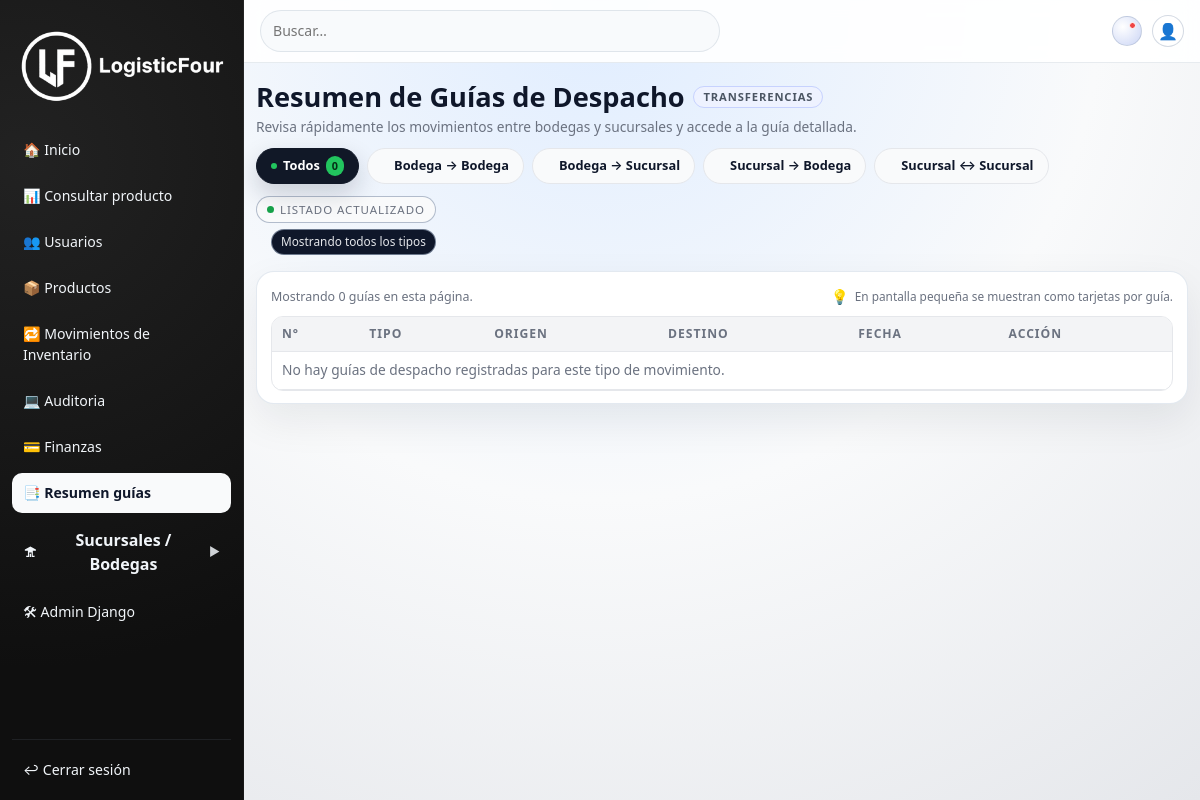
/guias/resumen/ (signed in), run on an earlier commit of the app's database.
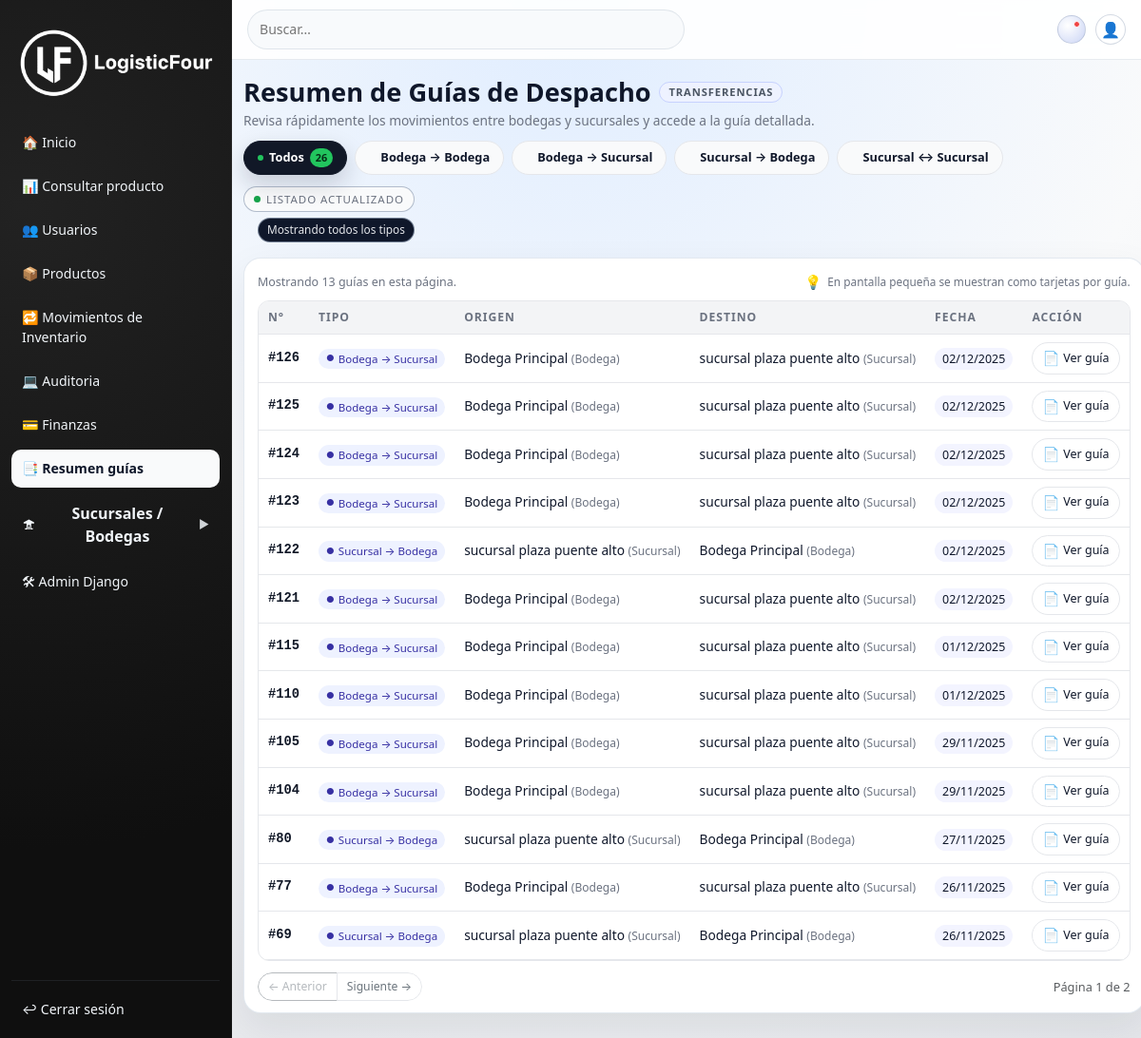
And on a later commit of the database.
### core/models.py (models this page shows, shortened)
class MarcaTiempo(models.Model):
    creado_en = models.DateTimeField(auto_now_add=True)
    actualizado_en = models.DateTimeField(auto_now=True)
    class Meta:
        abstract = True

class Transferencia(MarcaTiempo):
    TIPO_CHOICES = [
        ("BOD_BOD", "Bodega → Bodega"),
        ("BOD_SUC", "Bodega → Sucursal"),
        ("SUC_BOD", "Sucursal → Bodega"),
        ("SUC_SUC", "Sucursal ↔ Sucursal"),
    ]
    tipo_movimiento = models.CharField(
        max_length=20,
        choices=TIPO_CHOICES,
        default="BOD_BOD",
    )
    bodega_origen = models.ForeignKey(
        Bodega,
        on_delete=models.CASCADE,
        related_name="transferencias_origen",
        null=True,
        blank=True,
    )
    bodega_destino = models.ForeignKey(
        Bodega,
        on_delete=models.CASCADE,
        related_name="transferencias_destino",
        null=True,
        blank=True,
    )
    sucursal_origen = models.ForeignKey(
        Sucursal,
        on_delete=models.CASCADE,
        related_name="transferencias_sucursal_origen",
        null=True,
        blank=True,
    )
    sucursal_destino = models.ForeignKey(
        Sucursal,
        on_delete=models.CASCADE,
        related_name="transferencias_sucursal_destino",
        null=True,
        blank=True,
    )
    numero_guia = models.CharField(max_length=20, null=True, blank=True)
    fecha_emision = models.DateField(null=True, blank=True)
    estado = models.CharField(max_length=30, default="DRAFT")
    creado_por = models.ForeignKey(
        User,
        on_delete=models.SET_NULL,
        null=True,
        blank=True,
    )
    class Meta:
        db_table = "transferencias"

class Bodega(MarcaTiempo):
    codigo = models.CharField(max_length=30)
    nombre = models.CharField(max_length=150)
    direccion = models.CharField(blank=True, max_length=255)
    descripcion = models.TextField(blank=True)
    activo = models.BooleanField(default=True)
    productos = models.ManyToManyField(Producto, blank=True, related_name="bodegas")
    class Meta:
        db_table = "bodegas"

class Sucursal(MarcaTiempo):
    codigo = models.CharField(max_length=30, unique=True)
    nombre = models.CharField(max_length=150)
    direccion = models.TextField(blank=True)
    ciudad = models.CharField(max_length=120, blank=True)
    region = models.CharField(max_length=120, blank=True)
    pais = models.CharField(max_length=120, default="Chile")
    activo = models.BooleanField(default=True)
    bodega = models.ForeignKey(
        Bodega,
        on_delete=models.SET_NULL,
        null=True,
        blank=True,
        related_name="sucursales",
    )
    productos = models.ManyToManyField(Producto, blank=True, related_name="sucursales")
    class Meta:
        db_table = "sucursales"

### core/views.py (the view)
# urls.py: path("guias/resumen/",views.resumen_guias_despacho,name="resumen_guias_despacho",),
@login_required
def resumen_guias_despacho(request):
    tipo_raw = (request.GET.get("tipo", "") or "").strip()
    if tipo_raw == "":
        tipo = "TODOS"
    elif tipo_raw == "bod_bod":
        tipo = "BOD_BOD"
    elif tipo_raw == "con_sucursal":
        tipo = "BOD_SUC"
    elif tipo_raw == "suc_bod":
        tipo = "SUC_BOD"
    elif tipo_raw == "suc_suc":
        tipo = "SUC_SUC"
    else:
        tipo = tipo_raw.upper()
    base_qs = (
        Transferencia.objects
        .select_related(
            "bodega_origen",
            "bodega_destino",
            "sucursal_origen",
            "sucursal_destino",
            "creado_por",
        )
        .order_by("-creado_en")
    )
    if tipo == "TODOS":
        transferencias = base_qs
    elif tipo == "BOD_BOD":
        transferencias = base_qs.filter(tipo_movimiento="BOD_BOD")
    elif tipo == "BOD_SUC":
        transferencias = base_qs.filter(tipo_movimiento="BOD_SUC")
    elif tipo == "SUC_BOD":
        transferencias = base_qs.filter(tipo_movimiento="SUC_BOD")
    elif tipo == "SUC_SUC":
        transferencias = base_qs.filter(tipo_movimiento="SUC_SUC")
    else:
        transferencias = base_qs
    paginator = Paginator(transferencias, 13)  # 20 por página
    page_number = request.GET.get("page", 1)
    try:
        page_obj = paginator.page(page_number)
    except PageNotAnInteger:
        page_obj = paginator.page(1)
    except EmptyPage:
        page_obj = paginator.page(paginator.num_pages)
    context = {
        'transferencias': page_obj,
        'tipo_sel': tipo,
    }
    return render(request, "core/Guias/resumen_guias.html", context)

### core/context_processors.py (called while the page is built)
def currency_context(request):
    current = request.session.get("currency", "CLP")
    return {
        "current_currency": current,
        "currency_supported": ["CLP", "USD"],
    }

### core/templates/core/guias/resumen_guias.html (shortened to what the changed rows need)
{% extends "core/base.html" %}
{% load static %}
{% block content %}
<div class="rg-shell">
  <header class="rg-head">
    <div>
      <h1 class="rg-title">
        <span>Resumen de Guías de Despacho</span>
        <span class="rg-badge">Transferencias</span>
      </h1>
      <nav class="rg-tabs" aria-label="Filtrar por tipo de movimiento">
        <a href="{% url 'resumen_guias_despacho' %}"
           class="rg-tab {% if not tipo_sel or tipo_sel == 'TODOS' %}active{% endif %}">
          Todos
          {% if transferencias.paginator %}<span class="count">{{ transferencias.paginator.count }}</span>{% endif %}
        </a>
      </nav>
    </div>
  </header>
  <section class="rg-card">
    <div class="rg-card-head">
      <small>
        Mostrando {{ transferencias|length }} guía{{ transferencias|length|pluralize:"s" }} en esta página.
      </small>
      <div class="hint">
        <span class="ico">💡</span>
        <span>En pantalla pequeña se muestran como tarjetas por guía.</span>
      </div>
    </div>
    <div class="rg-table-wrap">
      <div class="rg-table-scroll">
        <table class="rg-table">
          <thead>
            <tr>
              <th>N°</th>
              <th>Tipo</th>
              <th>Origen</th>
              <th>Destino</th>
              <th>Fecha</th>
              <th>Acción</th>
            </tr>
          </thead>
          <tbody>
            {% for t in transferencias %}
              <tr>
                <td class="rg-id" data-label="N°">#{{ t.numero_guia|default:t.id }}</td>
                <td data-label="Tipo">
                  <span class="rg-pill-tipo">
                    {% if t.tipo_movimiento %}
                      {% if t.tipo_movimiento == "BOD_BOD" %}
                        Bodega → Bodega
                      {% elif t.tipo_movimiento == "BOD_SUC" %}
                        Bodega → Sucursal
                      {% elif t.tipo_movimiento == "SUC_BOD" %}
                        Sucursal → Bodega
                      {% elif t.tipo_movimiento == "SUC_SUC" %}
                        Sucursal ↔ Sucursal
                      {% else %}
                        Otro
                      {% endif %}
                    {% else %}
                      —
                    {% endif %}
                  </span>
                </td>
                <td class="rg-origen" data-label="Origen">
                  {% if t.bodega_origen %}
                    {{ t.bodega_origen.nombre }}
                    <small>(Bodega)</small>
                  {% elif t.sucursal_origen %}
                    {{ t.sucursal_origen.nombre }}
                    <small>(Sucursal)</small>
                  {% else %}
                    —
                  {% endif %}
                </td>
                <td class="rg-destino" data-label="Destino">
                  {% if t.bodega_destino %}
                    {{ t.bodega_destino.nombre }}
                    <small>(Bodega)</small>
                  {% elif t.sucursal_destino %}
                    {{ t.sucursal_destino.nombre }}
                    <small>(Sucursal)</small>
                  {% else %}
                    —
                  {% endif %}
                </td>
                <td data-label="Fecha">
                  <span class="rg-date-chip">
                    {{ t.fecha_emision|default:t.creado_en|date:"d/m/Y" }}
                  </span>
                </td>
                <td data-label="Acción">
                  <a href="{% url 'detalle_transferencia' t.id %}"
                     class="rg-btn-ver"
                     rel="noopener">
                    <span class="icon">📄</span>
                    <span>Ver guía</span>
                  </a>
                </td>
              </tr>
            {% empty %}
              <tr>
                <td colspan="6" class="rg-empty">
                  No hay guías de despacho registradas para este tipo de movimiento.
                </td>
              </tr>
            {% endfor %}
          </tbody>
        </table>
      </div>
    </div>
    {% if transferencias.has_other_pages %}
      <div class="rg-paginator">
        <div class="btn-group" role="group">
          {% if transferencias.has_previous %}
            <a class="btn btn-outline-secondary btn-sm"
               href="?page={{ transferencias.previous_page_number }}{% if tipo_sel %}&tipo={{ tipo_sel }}{% endif %}">
              ← Anterior
            </a>
          {% else %}
            <button class="btn btn-outline-secondary btn-sm" disabled>
              ← Anterior
            </button>
          {% endif %}
          {% if transferencias.has_next %}
            <a class="btn btn-outline-secondary btn-sm"
               href="?page={{ transferencias.next_page_number }}{% if tipo_sel %}&tipo={{ tipo_sel }}{% endif %}">
              Siguiente →
            </a>
          {% else %}
            <button class="btn btn-outline-secondary btn-sm" disabled>
              Siguiente →
            </button>
          {% endif %}
        </div>
        <span class="text-muted">
          Página {{ transferencias.number }} de {{ transferencias.paginator.num_pages }}
        </span>
      </div>
    {% endif %}
  </section>
</div>
{% endblock %}

What changed in the data, as far as the page shows it:
added Transferencia: numero_guia "126", tipo_movimiento "Bodega → Sucursal", bodega_origen.nombre "Bodega Principal", sucursal_destino.nombre "sucursal plaza puente alto", fecha_emision "02/12/2025"
added Transferencia: numero_guia "125", tipo_movimiento "Bodega → Sucursal", bodega_origen.nombre "Bodega Principal", sucursal_destino.nombre "sucursal plaza puente alto", fecha_emision "02/12/2025"
added Transferencia: numero_guia "124", tipo_movimiento "Bodega → Sucursal", bodega_origen.nombre "Bodega Principal", sucursal_destino.nombre "sucursal plaza puente alto", fecha_emision "02/12/2025"
added Transferencia: numero_guia "123", tipo_movimiento "Bodega → Sucursal", bodega_origen.nombre "Bodega Principal", sucursal_destino.nombre "sucursal plaza puente alto", fecha_emision "02/12/2025"
added Transferencia: numero_guia "122", tipo_movimiento "Sucursal → Bodega", sucursal_origen.nombre "sucursal plaza puente alto", bodega_destino.nombre "Bodega Principal", fecha_emision "02/12/2025"
added Transferencia: numero_guia "121", tipo_movimiento "Bodega → Sucursal", bodega_origen.nombre "Bodega Principal", sucursal_destino.nombre "sucursal plaza puente alto", fecha_emision "02/12/2025"
added Transferencia: numero_guia "115", tipo_movimiento "Bodega → Sucursal", bodega_origen.nombre "Bodega Principal", sucursal_destino.nombre "sucursal plaza puente alto", fecha_emision "01/12/2025"
added Transferencia: numero_guia "110", tipo_movimiento "Bodega → Sucursal", bodega_origen.nombre "Bodega Principal", sucursal_destino.nombre "sucursal plaza puente alto", fecha_emision "01/12/2025"
added Transferencia: numero_guia "105", tipo_movimiento "Bodega → Sucursal", bodega_origen.nombre "Bodega Principal", sucursal_destino.nombre "sucursal plaza puente alto", fecha_emision "29/11/2025"
added Transferencia: numero_guia "104", tipo_movimiento "Bodega → Sucursal", bodega_origen.nombre "Bodega Principal", sucursal_destino.nombre "sucursal plaza puente alto", fecha_emision "29/11/2025"
added Transferencia: numero_guia "80", tipo_movimiento "Sucursal → Bodega", sucursal_origen.nombre "sucursal plaza puente alto", bodega_destino.nombre "Bodega Principal", fecha_emision "27/11/2025"
added Transferencia: numero_guia "77", tipo_movimiento "Bodega → Sucursal", bodega_origen.nombre "Bodega Principal", sucursal_destino.nombre "sucursal plaza puente alto", fecha_emision "26/11/2025"
added Transferencia: numero_guia "69", tipo_movimiento "Sucursal → Bodega", sucursal_origen.nombre "sucursal plaza puente alto", bodega_destino.nombre "Bodega Principal", fecha_emision "26/11/2025"
Also different on the page:
{{ transferencias.paginator.count }}: "0" → "26"
{{ transferencias|length }}: "0" → "13"
{{ transferencias.number }}: (not shown) → "1"
{{ transferencias.paginator.num_pages }}: (not shown) → "2"
text no longer shown: "No hay guías de despacho registradas para este tipo de movimiento."
text now shown: "← Anterior Siguiente → Página de"
